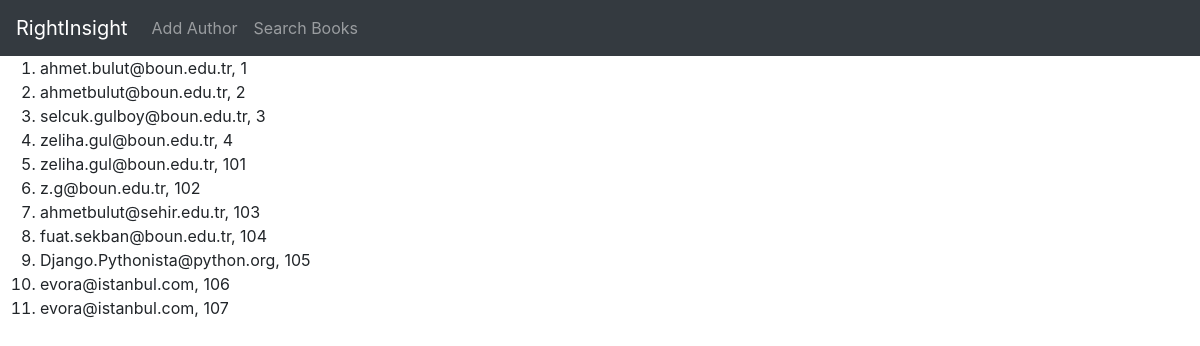
Screenshot of /authors/ with the database file from the repository.
### bookstore/models.py (models this page shows, shortened)
class Author(models.Model):
    first_name = models.CharField(max_length=30)
    last_name = models.CharField(max_length=40)
    email = models.EmailField()

### bookstore/views.py (the view)
# urls.py: path('authors/', all_authors),
def all_authors(request):
    authors_list = Author.objects.all()
    return render(request, "authors.html", {'authors_list': authors_list})

### templates/authors.html (shortened to what this page needs)
{% extends "base.html" %}
{% block content %}
    <ol>
    {% for author in authors_list %}
    <li> {{ author.email }}, {{ author.id }} </li>
    {% endfor %}
    </ol>
{% endblock %}

### rows the page displays
Author: email "ahmet.bulut@boun.edu.tr", id "1"
Author: email "ahmetbulut@boun.edu.tr", id "2"
Author: email "selcuk.gulboy@boun.edu.tr", id "3"
Author: email "zeliha.gul@boun.edu.tr", id "4"
Author: email "zeliha.gul@boun.edu.tr", id "101"
Author: email "z.g@boun.edu.tr", id "102"
Author: email "ahmetbulut@sehir.edu.tr", id "103"
Author: email "fuat.sekban@boun.edu.tr", id "104"
Author: email "Django.Pythonista@python.org", id "105"
Author: email "evora@istanbul.com", id "106"
Author: email "evora@istanbul.com", id "107"
